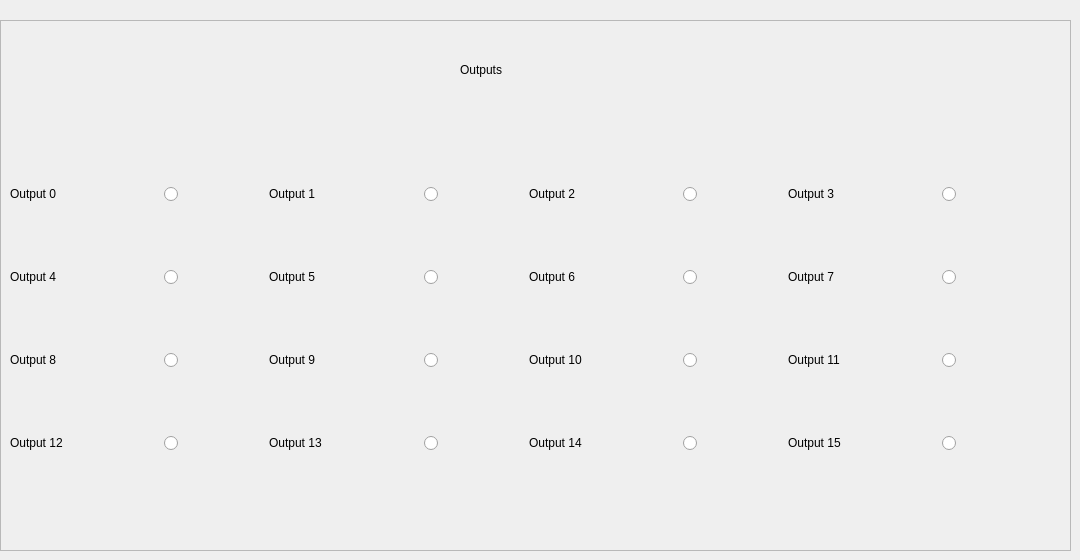
    <widget class="QWidget" name="IO_Tab">
     <attribute name="title">
      <string>I/O</string>
     </attribute>
     <widget class="QFrame" name="IO_Frame">
      <property name="geometry">
       <rect>
        <x>0</x>
        <y>20</y>
        <width>1071</width>
        <height>531</height>
       </rect>
      </property>
      <property name="frameShape">
       <enum>QFrame::StyledPanel</enum>
      </property>
      <property name="frameShadow">
       <enum>QFrame::Raised</enum>
      </property>
      <widget class="QLabel" name="Outputs_label">
       <property name="geometry">
        <rect>
         <x>460</x>
         <y>20</y>
         <width>151</width>
         <height>60</height>
        </rect>
       </property>
       <property name="text">
        <string>Outputs</string>
       </property>
      </widget>
      <widget class="QWidget" name="layoutWidget">
       <property name="geometry">
        <rect>
         <x>10</x>
         <y>120</y>
         <width>1031</width>
         <height>361</height>
        </rect>
       </property>
       <layout class="QVBoxLayout" name="verticalLayout_27">
        <item>
         <layout class="QHBoxLayout" name="horizontalLayout_29">
          <item>
           <widget class="QLabel" name="Label_switch_0">
            <property name="text">
             <string>Output 0</string>
            </property>
           </widget>
          </item>
          <item>
           <widget class="QRadioButton" name="Output_switch_0">
            <property name="maximumSize">
             <size>
              <width>99</width>
              <height>46</height>
             </size>
            </property>
            <property name="text">
             <string/>
            </property>
            <property name="iconSize">
             <size>
              <width>10</width>
              <height>5</height>
             </size>
            </property>
            <property name="autoExclusive">
             <bool>false</bool>
            </property>
           </widget>
          </item>
          <item>
           <widget class="QLabel" name="Label_switch_1">
            <property name="text">
             <string>Output 1</string>
            </property>
           </widget>
          </item>
          <item>
           <widget class="QRadioButton" name="Output_switch_1">
            <property name="maximumSize">
             <size>
              <width>99</width>
              <height>46</height>
             </size>
            </property>
            <property name="text">
             <string/>
            </property>
            <property name="iconSize">
             <size>
              <width>10</width>
              <height>5</height>
             </size>
            </property>
            <property name="autoExclusive">
             <bool>false</bool>
            </property>
           </widget>
          </item>
          <item>
           <widget class="QLabel" name="Label_switch_2">
            <property name="text">
             <string>Output 2</string>
            </property>
           </widget>
          </item>
          <item>
           <widget class="QRadioButton" name="Output_switch_2">
            <property name="maximumSize">
             <size>
              <width>99</width>
              <height>46</height>
             </size>
            </property>
            <property name="text">
             <string/>
            </property>
            <property name="iconSize">
             <size>
              <width>10</width>
              <height>5</height>
             </size>
            </property>
            <property name="shortcut">
             <string/>
            </property>
            <property name="checkable">
             <bool>true</bool>
            </property>
            <property name="checked">
             <bool>false</bool>
            </property>
            <property name="autoRepeat">
             <bool>true</bool>
            </property>
            <property name="autoExclusive">
             <bool>false</bool>
            </property>
           </widget>
          </item>
          <item>
           <widget class="QLabel" name="Label_switch_3">
            <property name="text">
             <string>Output 3</string>
            </property>
           </widget>
          </item>
          <item>
           <widget class="QRadioButton" name="Output_switch_3">
            <property name="maximumSize">
             <size>
              <width>99</width>
              <height>46</height>
             </size>
            </property>
            <property name="text">
             <string/>
            </property>
            <property name="iconSize">
             <size>
              <width>10</width>
              <height>5</height>
             </size>
            </property>
            <property name="shortcut">
             <string/>
            </property>
            <property name="checkable">
             <bool>true</bool>
            </property>
            <property name="checked">
             <bool>false</bool>
            </property>
            <property name="autoRepeat">
             <bool>true</bool>
            </property>
            <property name="autoExclusive">
             <bool>false</bool>
            </property>
           </widget>
          </item>
         </layout>
        </item>
        <item>
         <layout class="QHBoxLayout" name="horizontalLayout_33">
          <item>
           <widget class="QLabel" name="Label_switch_4">
            <property name="text">
             <string>Output 4</string>
            </property>
           </widget>
          </item>
          <item>
           <widget class="QRadioButton" name="Output_switch_4">
            <property name="maximumSize">
             <size>
              <width>99</width>
              <height>46</height>
             </size>
            </property>
            <property name="text">
             <string/>
            </property>
            <property name="iconSize">
             <size>
              <width>10</width>
              <height>5</height>
             </size>
            </property>
            <property name="autoExclusive">
             <bool>false</bool>
            </property>
           </widget>
          </item>
          <item>
           <widget class="QLabel" name="Label_switch_5">
            <property name="text">
             <string>Output 5</string>
            </property>
           </widget>
          </item>
          <item>
           <widget class="QRadioButton" name="Output_switch_5">
            <property name="maximumSize">
             <size>
              <width>99</width>
              <height>46</height>
             </size>
            </property>
            <property name="text">
             <string/>
            </property>
            <property name="iconSize">
             <size>
              <width>10</width>
              <height>5</height>
             </size>
            </property>
            <property name="autoExclusive">
             <bool>false</bool>
            </property>
           </widget>
          </item>
          <item>
           <widget class="QLabel" name="Label_switch_6">
            <property name="text">
             <string>Output 6</string>
            </property>
           </widget>
          </item>
          <item>
           <widget class="QRadioButton" name="Output_switch_6">
            <property name="maximumSize">
             <size>
              <width>99</width>
              <height>46</height>
             </size>
            </property>
            <property name="text">
             <string/>
            </property>
            <property name="iconSize">
             <size>
              <width>10</width>
              <height>5</height>
             </size>
            </property>
            <property name="shortcut">
             <string/>
            </property>
            <property name="checkable">
             <bool>true</bool>
            </property>
            <property name="checked">
             <bool>false</bool>
            </property>
            <property name="autoRepeat">
             <bool>true</bool>
            </property>
            <property name="autoExclusive">
             <bool>false</bool>
            </property>
           </widget>
          </item>
          <item>
           <widget class="QLabel" name="Label_switch_7">
            <property name="text">
             <string>Output 7</string>
            </property>
           </widget>
          </item>
          <item>
           <widget class="QRadioButton" name="Output_switch_7">
            <property name="maximumSize">
             <size>
              <width>99</width>
              <height>46</height>
             </size>
            </property>
            <property name="text">
             <string/>
            </property>
            <property name="iconSize">
             <size>
              <width>10</width>
              <height>5</height>
             </size>
            </property>
            <property name="shortcut">
             <string/>
            </property>
            <property name="checkable">
             <bool>true</bool>
            </property>
            <property name="checked">
             <bool>false</bool>
            </property>
            <property name="autoRepeat">
             <bool>true</bool>
            </property>
            <property name="autoExclusive">
             <bool>false</bool>
            </property>
           </widget>
          </item>
         </layout>
        </item>
        <item>
         <layout class="QHBoxLayout" name="horizontalLayout_35">
          <item>
           <widget class="QLabel" name="Label_switch_8">
            <property name="text">
             <string>Output 8</string>
            </property>
           </widget>
          </item>
          <item>
           <widget class="QRadioButton" name="Output_switch_8">
            <property name="maximumSize">
             <size>
              <width>99</width>
              <height>46</height>
             </size>
            </property>
            <property name="text">
             <string/>
            </property>
            <property name="iconSize">
             <size>
              <width>10</width>
              <height>5</height>
             </size>
            </property>
            <property name="autoExclusive">
             <bool>false</bool>
            </property>
           </widget>
          </item>
          <item>
           <widget class="QLabel" name="Label_switch_9">
            <property name="text">
             <string>Output 9</string>
            </property>
           </widget>
          </item>
          <item>
           <widget class="QRadioButton" name="Output_switch_9">
            <property name="maximumSize">
             <size>
              <width>99</width>
              <height>46</height>
             </size>
            </property>
            <property name="text">
             <string/>
            </property>
            <property name="iconSize">
             <size>
              <width>10</width>
              <height>5</height>
             </size>
            </property>
            <property name="autoExclusive">
             <bool>false</bool>
            </property>
           </widget>
          </item>
          <item>
           <widget class="QLabel" name="Label_switch_10">
            <property name="text">
             <string>Output 10</string>
            </property>
           </widget>
          </item>
          <item>
           <widget class="QRadioButton" name="Output_switch_10">
            <property name="maximumSize">
             <size>
              <width>99</width>
              <height>46</height>
             </size>
            </property>
            <property name="text">
             <string/>
            </property>
            <property name="iconSize">
             <size>
              <width>10</width>
              <height>5</height>
             </size>
            </property>
            <property name="shortcut">
             <string/>
            </property>
            <property name="checkable">
             <bool>true</bool>
            </property>
            <property name="checked">
             <bool>false</bool>
            </property>
            <property name="autoRepeat">
             <bool>true</bool>
            </property>
            <property name="autoExclusive">
             <bool>false</bool>
            </property>
           </widget>
          </item>
          <item>
           <widget class="QLabel" name="Label_switch_11">
            <property name="text">
             <string>Output 11</string>
            </property>
           </widget>
          </item>
          <item>
           <widget class="QRadioButton" name="Output_switch_11">
            <property name="maximumSize">
             <size>
              <width>99</width>
              <height>46</height>
             </size>
            </property>
            <property name="text">
             <string/>
            </property>
            <property name="iconSize">
             <size>
              <width>10</width>
              <height>5</height>
             </size>
            </property>
            <property name="shortcut">
             <string/>
            </property>
            <property name="checkable">
             <bool>true</bool>
            </property>
            <property name="checked">
             <bool>false</bool>
            </property>
            <property name="autoRepeat">
             <bool>true</bool>
            </property>
            <property name="autoExclusive">
             <bool>false</bool>
            </property>
           </widget>
          </item>
         </layout>
        </item>
        <item>
         <layout class="QHBoxLayout" name="horizontalLayout_34">
          <item>
           <widget class="QLabel" name="Label_switch_12">
            <property name="text">
             <string>Output 12</string>
            </property>
           </widget>
          </item>
          <item>
           <widget class="QRadioButton" name="Output_switch_12">
            <property name="maximumSize">
             <size>
              <width>99</width>
              <height>46</height>
             </size>
            </property>
            <property name="text">
             <string/>
            </property>
            <property name="iconSize">
             <size>
              <width>10</width>
              <height>5</height>
             </size>
            </property>
            <property name="autoExclusive">
             <bool>false</bool>
            </property>
           </widget>
          </item>
          <item>
           <widget class="QLabel" name="Label_switch_13">
            <property name="text">
             <string>Output 13</string>
            </property>
           </widget>
          </item>
          <item>
           <widget class="QRadioButton" name="Output_switch_13">
            <property name="maximumSize">
             <size>
              <width>99</width>
              <height>46</height>
             </size>
            </property>
            <property name="text">
             <string/>
            </property>
            <property name="iconSize">
             <size>
              <width>10</width>
              <height>5</height>
             </size>
            </property>
            <property name="autoExclusive">
             <bool>false</bool>
            </property>
           </widget>
          </item>
          <item>
           <widget class="QLabel" name="Label_switch_14">
            <property name="text">
             <string>Output 14</string>
            </property>
           </widget>
          </item>
          <item>
           <widget class="QRadioButton" name="Output_switch_14">
            <property name="maximumSize">
             <size>
              <width>99</width>
              <height>46</height>
             </size>
            </property>
            <property name="text">
             <string/>
            </property>
            <property name="iconSize">
             <size>
              <width>10</width>
              <height>5</height>
             </size>
            </property>
            <property name="shortcut">
             <string/>
            </property>
            <property name="checkable">
             <bool>true</bool>
            </property>
            <property name="checked">
             <bool>false</bool>
            </property>
            <property name="autoRepeat">
             <bool>true</bool>
            </property>
            <property name="autoExclusive">
             <bool>false</bool>
            </property>
           </widget>
          </item>
          <item>
           <widget class="QLabel" name="Label_switch_15">
            <property name="text">
             <string>Output 15</string>
            </property>
           </widget>
          </item>
          <item>
           <widget class="QRadioButton" name="Output_switch_15">
            <property name="maximumSize">
             <size>
              <width>99</width>
              <height>46</height>
             </size>
            </property>
            <property name="text">
             <string/>
            </property>
            <property name="iconSize">
             <size>
              <width>10</width>
              <height>5</height>
             </size>
            </property>
            <property name="shortcut">
             <string/>
            </property>
            <property name="checkable">
             <bool>true</bool>
            </property>
            <property name="checked">
             <bool>false</bool>
            </property>
            <property name="autoRepeat">
             <bool>true</bool>
            </property>
            <property name="autoExclusive">
             <bool>false</bool>
            </property>
           </widget>
          </item>
         </layout>
        </item>
       </layout>
      </widget>
     </widget>
    </widget>
